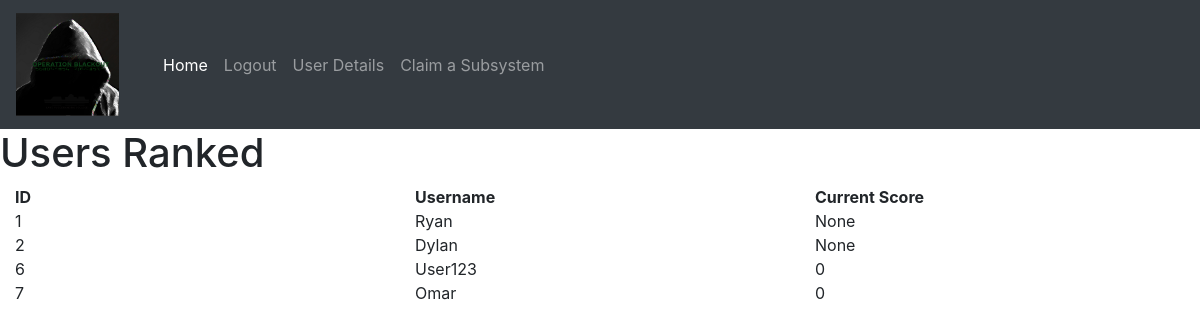
Page /report/u_ranked (signed in) on the earlier database version.
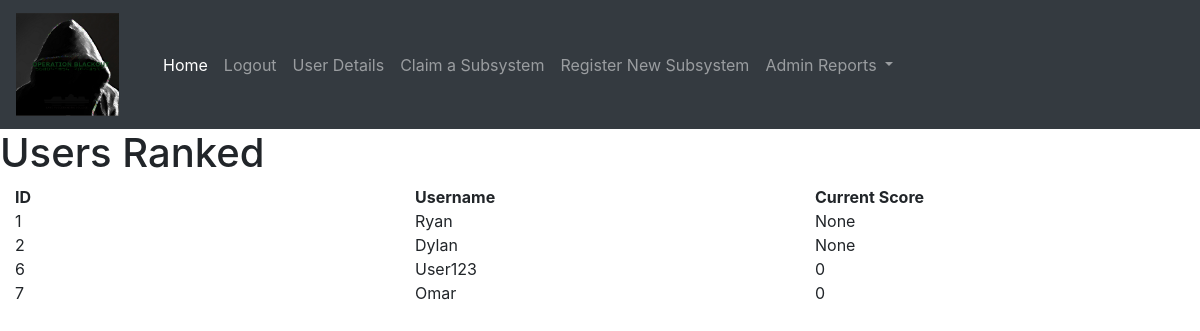
Same page on the later database version.
### app.py (the view)
@app.route('/report/u_ranked')
@login_required
def ranked_users():
    ranked = text('select id, username, current_score from user')
    result = db.engine.execute(ranked)
    users = []
    html_output = Markup(
        "<div class=\"container-fluid table table-hover text-centered\"><div class = \"row\"><div class=\"col-sm-4 "
        "font-weight-bold\">ID</div><div class=\"col-sm-4 font-weight-bold\">Username</div><div class=\"col-sm-4 "
        "font-weight-bold\">Current Score</div></div> "
    )
    for row in result:
        users.append(row)
    print(users)
    for index, user in enumerate(users):
        if index % 2 == 0:
            html_output = Markup("{}<div class = \"row cell1\"><div class=\"col-sm-4\">{}</div> "
                                 "<div class=\"col-sm-4\">{}</div><div class=\"col-sm-4\">{}</div>"
                                 "</div>".format(html_output, user[0], user[1], user[2]))
        else:
            html_output = Markup(
                "{}<div class = \"row cell2\"><div class=\"col-sm-4\">{}</div> <div class=\"col-sm-4\">{}"
                "</div><div class=\"col-sm-4\">{}</div></div>".format(html_output, user[0], user[1], user[2]))
    html_output = Markup("{}</tbody><table>".format(html_output))
    print(html_output)
    return render_template("reportresult.html", Title="Users Ranked", data=html_output, user=current_user)

### models.py (called while the page is built)
@login.user_loader
def load_user(id):
    return User.query.get(int(id))

    def is_admin(self):
        if self.is_administrator == bool('true'):
            print("{} is an Administrator".format(self.username))
            return True
        else:
            print("{} is a Regular User".format(self.username))
            return False

### templates/reportresult.html (shortened to what this page needs)
{% extends 'base.html' %}
{% block header %}
  <h1>{{ Title }}</h1>
{% endblock %}
{% block content %}
  {{ data }}
{% endblock %}

Differences in the rows shown:
changed User "ID Username Current Score 1 Ryan None 2 Dylan None 6 User123 0 7 Omar 0": is_administrator False → True (drawn)
Other differences:
text now shown: "Register New Subsystem Admin Reports"
